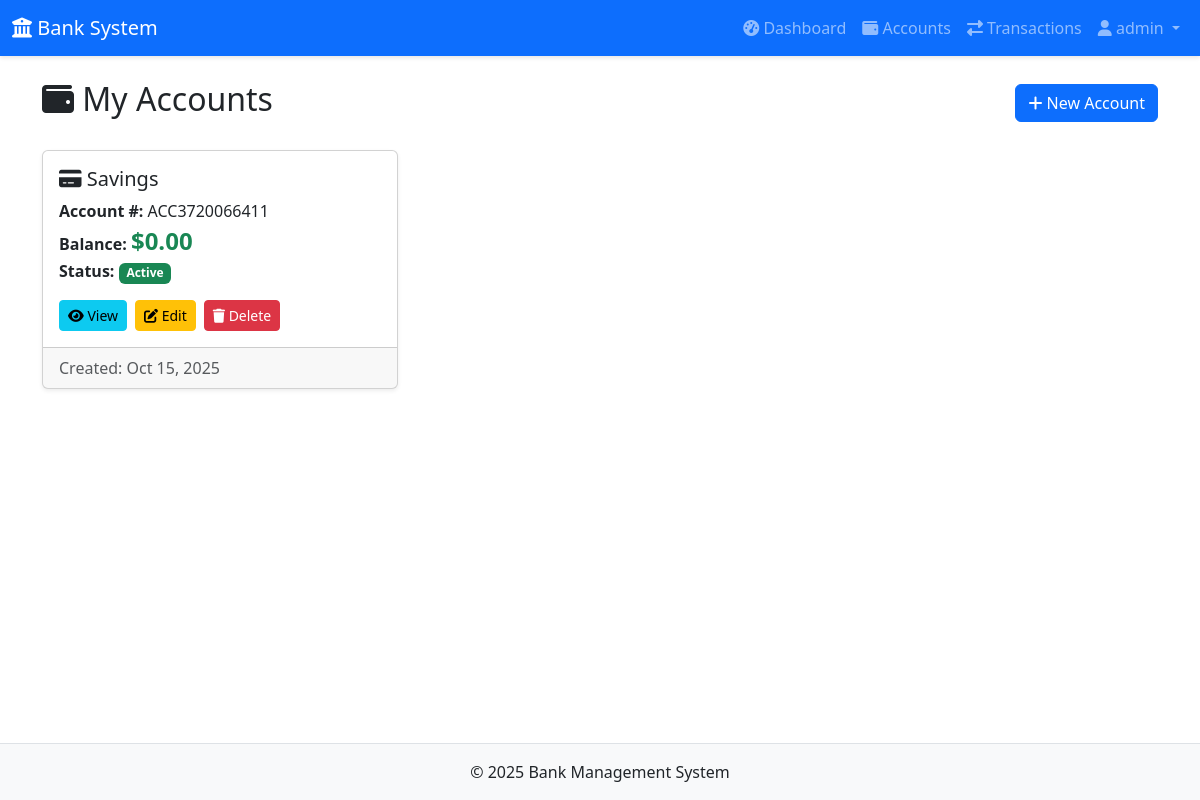
The page /accounts/ (signed in) on the database as committed earlier.
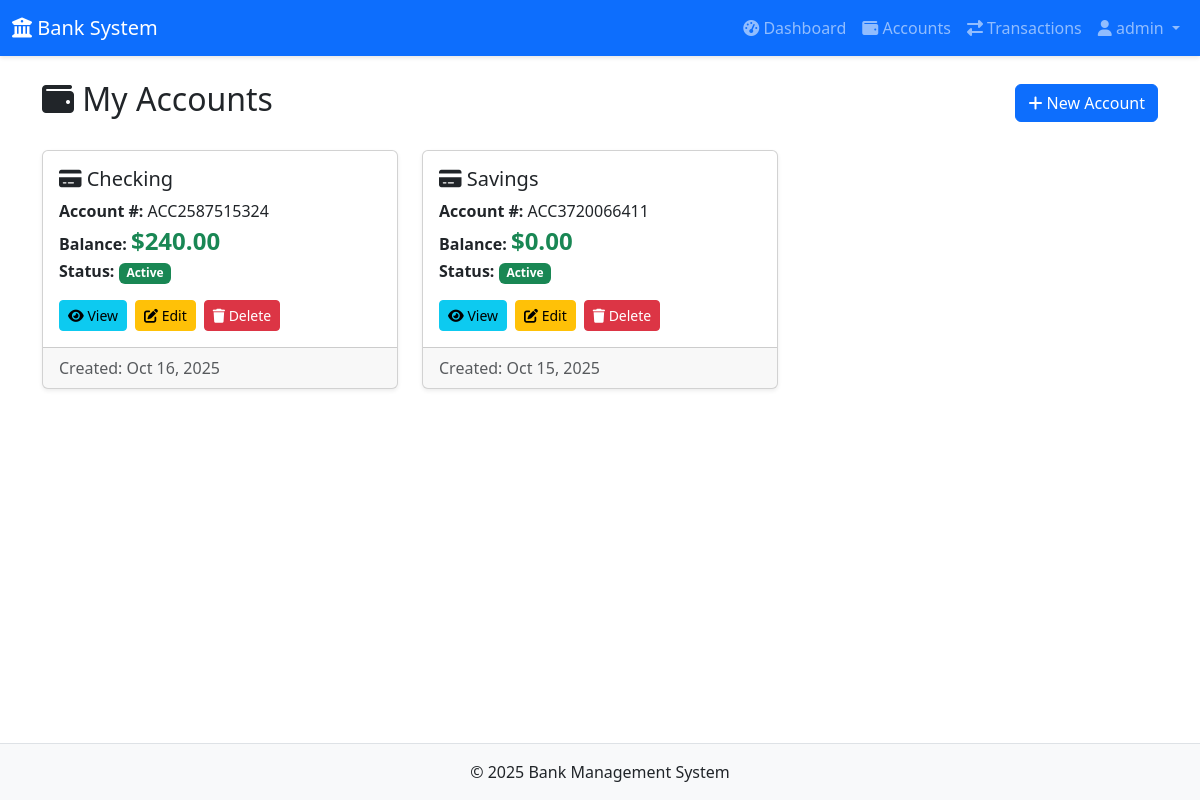
The same page on the database as committed later.
### users/models.py (models this page shows, shortened)
class User(AbstractUser):
    phone = models.CharField(max_length=15, blank=True, null=True)

### accounts/models.py (models this page shows, shortened)
class Account(models.Model):
    ACCOUNT_TYPES = [
        ('savings', 'Savings'),
        ('checking', 'Checking'),
        ('business', 'Business'),
    ]
    user = models.ForeignKey(settings.AUTH_USER_MODEL, on_delete=models.CASCADE, related_name='accounts')
    account_number = models.CharField(max_length=20, unique=True)
    account_type = models.CharField(max_length=20, choices=ACCOUNT_TYPES, default='savings')
    balance = models.DecimalField(max_digits=12, decimal_places=2, default=0.00)
    created_at = models.DateTimeField(auto_now_add=True)
    updated_at = models.DateTimeField(auto_now=True)
    is_active = models.BooleanField(default=True)
    class Meta:
        ordering = ['-created_at']

### accounts/views.py (the view)
# urls.py: path('', views.account_list, name='account_list'),
@login_required
def account_list(request):
    accounts = Account.objects.filter(user=request.user)
    return render(request, 'accounts/account_list.html', {'accounts': accounts})

### templates/accounts/account_list.html (shortened to what this page needs)
{% extends 'base.html' %}
{% block content %}
<div class="d-flex justify-content-between align-items-center mb-4">
    <h2><i class="fas fa-wallet"></i> My Accounts</h2>
    <a href="{% url 'account_create' %}" class="btn btn-primary">
        <i class="fas fa-plus"></i> New Account
    </a>
</div>
{% if accounts %}
<div class="row">
    {% for account in accounts %}
    <div class="col-md-4 mb-3">
        <div class="card shadow-sm">
            <div class="card-body">
                <h5 class="card-title">
                    <i class="fas fa-credit-card"></i> {{ account.get_account_type_display }}
                </h5>
                <p class="card-text">
                    <strong>Account #:</strong> {{ account.account_number }}<br>
                    <strong>Balance:</strong> <span class="text-success fs-4">${{ account.balance }}</span><br>
                    <strong>Status:</strong>
                    {% if account.is_active %}
                        <span class="badge bg-success">Active</span>
                    {% else %}
                        <span class="badge bg-danger">Inactive</span>
                    {% endif %}
                </p>
                <div class="d-flex gap-2">
                    <a href="{% url 'account_detail' account.pk %}" class="btn btn-sm btn-info">
                        <i class="fas fa-eye"></i> View
                    </a>
                    <a href="{% url 'account_update' account.pk %}" class="btn btn-sm btn-warning">
                        <i class="fas fa-edit"></i> Edit
                    </a>
                    <a href="{% url 'account_delete' account.pk %}" class="btn btn-sm btn-danger">
                        <i class="fas fa-trash"></i> Delete
                    </a>
                </div>
            </div>
            <div class="card-footer text-muted">
                Created: {{ account.created_at|date:"M d, Y" }}
            </div>
        </div>
    </div>
    {% endfor %}
</div>
{% else %}
<div class="alert alert-info">
    <i class="fas fa-info-circle"></i> You don't have any accounts yet.
    <a href="{% url 'account_create' %}" class="alert-link">Create one now!</a>
</div>
{% endif %}
{% endblock %}

### templates/base.html (shortened to what this page needs)
{% load static %}
<!DOCTYPE html>
<html lang="en">
<head>
    <link rel="stylesheet" href="{% static 'css/style.css' %}">
    <link href="https://cdn.jsdelivr.net/npm/bootstrap@5.3.0/dist/css/bootstrap.min.css" rel="stylesheet">
    <link rel="stylesheet" href="https://cdnjs.cloudflare.com/ajax/libs/font-awesome/6.4.0/css/all.min.css">
</head>
<body>
    {% include 'includes/_navbar.html' %}
    <main class="container my-4">
        {% block content %}{% endblock %}
    </main>
    <footer class="bg-light text-center py-3 mt-5">
        <p class="mb-0">&copy; 2025 Bank Management System</p>
    </footer>
</body>
</html>

### templates/includes/_navbar.html (shortened to what this page needs)
<nav class="navbar navbar-expand-lg navbar-dark bg-primary">
    <div class="container-fluid">
        <a class="navbar-brand" href="{% url 'dashboard' %}">
            <i class="fas fa-university"></i> Bank System
        </a>
        <div class="collapse navbar-collapse" id="navbarNav">
            {% if user.is_authenticated %}
            <ul class="navbar-nav ms-auto">
                <li class="nav-item">
                    <a class="nav-link" href="{% url 'dashboard' %}">
                        <i class="fas fa-tachometer-alt"></i> Dashboard
                    </a>
                </li>
                <li class="nav-item">
                    <a class="nav-link" href="{% url 'account_list' %}">
                        <i class="fas fa-wallet"></i> Accounts
                    </a>
                </li>
                <li class="nav-item">
                    <a class="nav-link" href="{% url 'transaction_list' %}">
                        <i class="fas fa-exchange-alt"></i> Transactions
                    </a>
                </li>
                <li class="nav-item dropdown">
                    <a class="nav-link dropdown-toggle" href="#" id="userDropdown" role="button" data-bs-toggle="dropdown">
                        <i class="fas fa-user"></i> {{ user.username }}
                    </a>
                </li>
            </ul>
            {% endif %}
        </div>
    </div>
</nav>

### static/css/style.css (style rules this page uses)
body { font-family: 'Segoe UI', Tahoma, Geneva, Verdana, sans-serif; background-color: #f8f9fa; min-height: 100vh; display: flex; flex-direction: column; }
main { flex: 1; }
.card { border-radius: 10px; margin-bottom: 20px; transition: transform 0.2s, box-shadow 0.2s; }
.btn { border-radius: 5px; transition: all 0.2s; }
.navbar { box-shadow: 0 2px 4px rgba(0,0,0,.1); }
footer { margin-top: auto; background-color: #f8f9fa; border-top: 1px solid #dee2e6; }
.badge { padding: 0.5em 0.75em; font-weight: 500; }
.text-success { color: #198754 !important; font-weight: 600; }

Rows that differ between the two databases and show on the page:
added Account: account_type "Checking", account_number "ACC2587515324", balance "240.00", is_active "Active", created_at "Oct 16, 2025"
